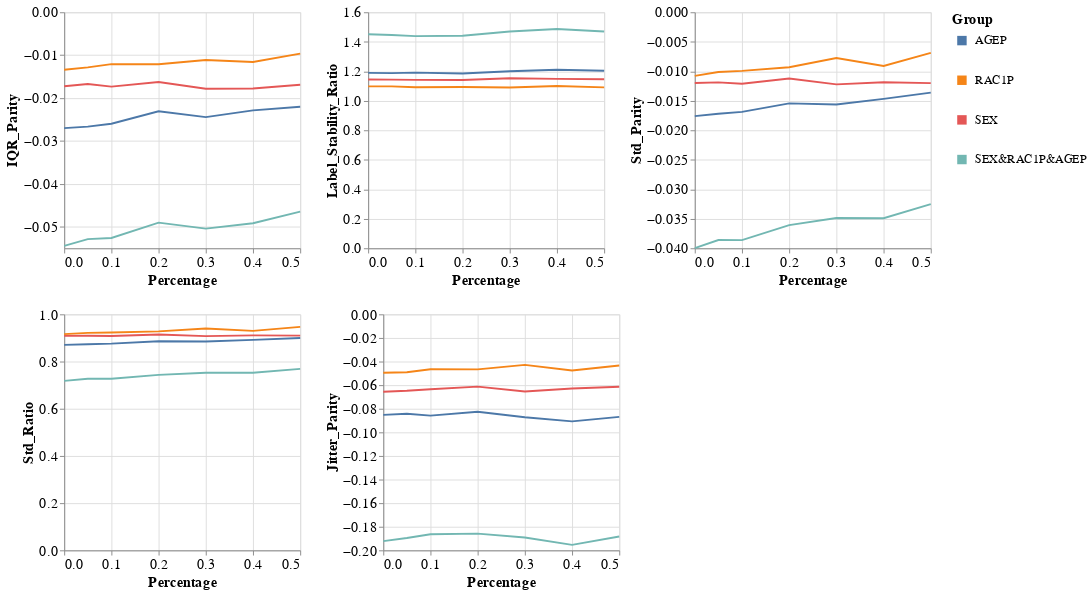

The cell this chart's notebook holds for it:
### Markdown cell above
### Group metrics per dataset and model

### Code cell
visualizer.create_groups_grid_pct_lines_plot(model_name=MODEL_NAMES[0],
                                             target_preprocessing_technique=PREPROCESSING_TECHNIQUES[0],
                                             group_metrics_type='variance')

### Figure 1 — Vega-Lite specification as saved in the notebook (floating-point values rounded to 4 significant figures)
{"config": {"view": {"continuousWidth": 400, "continuousHeight": 300}, "axis": {"labelFontSize": 15, "titleFontSize": 15}, "legend": {"labelFontSize": 13, "symbolStrokeWidth": 10, "titleFontSize": 15}}, "vconcat": [{"hconcat": [{"mark": "line", "encoding": {"color": {"field": "Group", "type": "nominal"}, "x": {"field": "Percentage", "type": "quantitative"}, "y": {"field": "Metric_Value", "title": "IQR_Parity", "type": "quantitative"}}, "height": 250, "width": 250}, {"data": {"name": "data-5f80472a85f1c17c324bfac05f5225c0"}, "mark": "line", "encoding": {"color": {"field": "Group", "type": "nominal"}, "x": {"field": "Percentage", "type": "quantitative"}, "y": {"field": "Metric_Value", "title": "Label_Stability_Ratio", "type": "quantitative"}}, "height": 250, "width": 250}, {"data": {"name": "data-e12b48dcb9a9d1392e93cdcbe16c547d"}, "mark": "line", "encoding": {"color": {"field": "Group", "type": "nominal"}, "x": {"field": "Percentage", "type": "quantitative"}, "y": {"field": "Metric_Value", "title": "Std_Parity", "type": "quantitative"}}, "height": 250, "width": 250}]}, {"hconcat": [{"mark": "line", "encoding": {"color": {"field": "Group", "type": "nominal"}, "x": {"field": "Percentage", "type": "quantitative"}, "y": {"field": "Metric_Value", "title": "Std_Ratio", "type": "quantitative"}}, "height": 250, "width": 250}, {"data": {"name": "data-8a93b1fd84e000aa2078ba47ba1428ad"}, "mark": "line", "encoding": {"color": {"field": "Group", "type": "nominal"}, "x": {"field": "Percentage", "type": "quantitative"}, "y": {"field": "Metric_Value", "title": "Jitter_Parity", "type": "quantitative"}}, "height": 250, "width": 250}], "data": {"name": "data-dfaf8bbb63ee0fa67d192d72b0f155bb"}}], "data": {"name": "data-dba6321754f36f4e0b1209d1f598dfcb"}, "$schema": "https://vega.github.io/schema/vega-lite/v4.17.0.json", "datasets": {"data-dba6321754f36f4e0b1209d1f598dfcb": [{"Model_Name": "DecisionTreeClassifier", "Metric": "IQR_Parity", "Group": "AGEP", "Metric_Value": -0.02701, "Percentage": 0.0}, {"Model_Name": "DecisionTreeClassifier", "Metric": "IQR_Parity", "Group": "RAC1P", "Metric_Value": -0.01339, "Percentage": 0.0}, {"Model_Name": "DecisionTreeClassifier", "Metric": "IQR_Parity", "Group": "SEX", "Metric_Value": -0.01724, "Percentage": 0.0}, {"Model_Name": "DecisionTreeClassifier", "Metric": "IQR_Parity", "Group": "SEX&RAC1P&AGEP", "Metric_Value": -0.05444, "Percentage": 0.0}, {"Model_Name": "DecisionTreeClassifier", "Metric": "IQR_Parity", "Group": "AGEP", "Metric_Value": -0.02666, "Percentage": 0.05}, {"Model_Name": "DecisionTreeClassifier", "Metric": "IQR_Parity", "Group": "RAC1P", "Metric_Value": -0.01283, "Percentage": 0.05}, {"Model_Name": "DecisionTreeClassifier", "Metric": "IQR_Parity", "Group": "SEX", "Metric_Value": -0.01673, "Percentage": 0.05}, {"Model_Name": "DecisionTreeClassifier", "Metric": "IQR_Parity", "Group": "SEX&RAC1P&AGEP", "Metric_Value": -0.05286, "Percentage": 0.05}, {"Model_Name": "DecisionTreeClassifier", "Metric": "IQR_Parity", "Group": "AGEP", "Metric_Value": -0.02598, "Percentage": 0.1}, {"Model_Name": "DecisionTreeClassifier", "Metric": "IQR_Parity", "Group": "RAC1P", "Metric_Value": -0.0121, "Percentage": 0.1}, {"Model_Name": "DecisionTreeClassifier", "Metric": "IQR_Parity", "Group": "SEX", "Metric_Value": -0.01734, "Percentage": 0.1}, {"Model_Name": "DecisionTreeClassifier", "Metric": "IQR_Parity", "Group": "SEX&RAC1P&AGEP", "Metric_Value": -0.05261, "Percentage": 0.1}, {"Model_Name": "DecisionTreeClassifier", "Metric": "IQR_Parity", "Group": "AGEP", "Metric_Value": -0.02307, "Percentage": 0.2}, {"Model_Name": "DecisionTreeClassifier", "Metric": "IQR_Parity", "Group": "RAC1P", "Metric_Value": -0.01211, "Percentage": 0.2}, {"Model_Name": "DecisionTreeClassifier", "Metric": "IQR_Parity", "Group": "SEX", "Metric_Value": -0.01625, "Percentage": 0.2}, {"Model_Name": "DecisionTreeClassifier", "Metric": "IQR_Parity", "Group": "SEX&RAC1P&AGEP", "Metric_Value": -0.04903, "Percentage": 0.2}, {"Model_Name": "DecisionTreeClassifier", "Metric": "IQR_Parity", "Group": "AGEP", "Metric_Value": -0.02443, "Percentage": 0.3}, {"Model_Name": "DecisionTreeClassifier", "Metric": "IQR_Parity", "Group": "RAC1P", "Metric_Value": -0.01111, "Percentage": 0.3}, {"Model_Name": "DecisionTreeClassifier", "Metric": "IQR_Parity", "Group": "SEX", "Metric_Value": -0.01781, "Percentage": 0.3}, {"Model_Name": "DecisionTreeClassifier", "Metric": "IQR_Parity", "Group": "SEX&RAC1P&AGEP", "Metric_Value": -0.05043, "Percentage": 0.3}, {"Model_Name": "DecisionTreeClassifier", "Metric": "IQR_Parity", "Group": "AGEP", "Metric_Value": -0.02287, "Percentage": 0.4}, {"Model_Name": "DecisionTreeClassifier", "Metric": "IQR_Parity", "Group": "RAC1P", "Metric_Value": -0.01159, "Percentage": 0.4}, {"Model_Name": "DecisionTreeClassifier", "Metric": "IQR_Parity", "Group": "SEX", "Metric_Value": -0.01776, "Percentage": 0.4}, {"Model_Name": "DecisionTreeClassifier", "Metric": "IQR_Parity", "Group": "SEX&RAC1P&AGEP", "Metric_Value": -0.04916, "Percentage": 0.4}, {"Model_Name": "DecisionTreeClassifier", "Metric": "IQR_Parity", "Group": "AGEP", "Metric_Value": -0.02203, "Percentage": 0.5}, {"Model_Name": "DecisionTreeClassifier", "Metric": "IQR_Parity", "Group": "RAC1P", "Metric_Value": -0.009631, "Percentage": 0.5}, {"Model_Name": "DecisionTreeClassifier", "Metric": "IQR_Parity", "Group": "SEX", "Metric_Value": -0.0169, "Percentage": 0.5}, {"Model_Name": "DecisionTreeClassifier", "Metric": "IQR_Parity", "Group": "SEX&RAC1P&AGEP", "Metric_Value": -0.04648, "Percentage": 0.5}], "data-5f80472a85f1c17c324bfac05f5225c0": [{"Model_Name": "DecisionTreeClassifier", "Metric": "Label_Stability_Ratio", "Group": "AGEP", "Metric_Value": 1.189, "Percentage": 0.0}, {"Model_Name": "DecisionTreeClassifier", "Metric": "Label_Stability_Ratio", "Group": "RAC1P", "Metric_Value": 1.098, "Percentage": 0.0}, {"Model_Name": "DecisionTreeClassifier", "Metric": "Label_Stability_Ratio", "Group": "SEX", "Metric_Value": 1.144, "Percentage": 0.0}, {"Model_Name": "DecisionTreeClassifier", "Metric": "Label_Stability_Ratio", "Group": "SEX&RAC1P&AGEP", "Metric_Value": 1.451, "Percentage": 0.0}, {"Model_Name": "DecisionTreeClassifier", "Metric": "Label_Stability_Ratio", "Group": "AGEP", "Metric_Value": 1.187, "Percentage": 0.05}, {"Model_Name": "DecisionTreeClassifier", "Metric": "Label_Stability_Ratio", "Group": "RAC1P", "Metric_Value": 1.098, "Percentage": 0.05}, {"Model_Name": "DecisionTreeClassifier", "Metric": "Label_Stability_Ratio", "Group": "SEX", "Metric_Value": 1.143, "Percentage": 0.05}, {"Model_Name": "DecisionTreeClassifier", "Metric": "Label_Stability_Ratio", "Group": "SEX&RAC1P&AGEP", "Metric_Value": 1.446, "Percentage": 0.05}, {"Model_Name": "DecisionTreeClassifier", "Metric": "Label_Stability_Ratio", "Group": "AGEP", "Metric_Value": 1.191, "Percentage": 0.1}, {"Model_Name": "DecisionTreeClassifier", "Metric": "Label_Stability_Ratio", "Group": "RAC1P", "Metric_Value": 1.092, "Percentage": 0.1}, {"Model_Name": "DecisionTreeClassifier", "Metric": "Label_Stability_Ratio", "Group": "SEX", "Metric_Value": 1.142, "Percentage": 0.1}, {"Model_Name": "DecisionTreeClassifier", "Metric": "Label_Stability_Ratio", "Group": "SEX&RAC1P&AGEP", "Metric_Value": 1.438, "Percentage": 0.1}, {"Model_Name": "DecisionTreeClassifier", "Metric": "Label_Stability_Ratio", "Group": "AGEP", "Metric_Value": 1.185, "Percentage": 0.2}, {"Model_Name": "DecisionTreeClassifier", "Metric": "Label_Stability_Ratio", "Group": "RAC1P", "Metric_Value": 1.094, "Percentage": 0.2}, {"Model_Name": "DecisionTreeClassifier", "Metric": "Label_Stability_Ratio", "Group": "SEX", "Metric_Value": 1.14, "Percentage": 0.2}, {"Model_Name": "DecisionTreeClassifier", "Metric": "Label_Stability_Ratio", "Group": "SEX&RAC1P&AGEP", "Metric_Value": 1.441, "Percentage": 0.2}, {"Model_Name": "DecisionTreeClassifier", "Metric": "Label_Stability_Ratio", "Group": "AGEP", "Metric_Value": 1.2, "Percentage": 0.3}, {"Model_Name": "DecisionTreeClassifier", "Metric": "Label_Stability_Ratio", "Group": "RAC1P", "Metric_Value": 1.09, "Percentage": 0.3}, {"Model_Name": "DecisionTreeClassifier", "Metric": "Label_Stability_Ratio", "Group": "SEX", "Metric_Value": 1.152, "Percentage": 0.3}, {"Model_Name": "DecisionTreeClassifier", "Metric": "Label_Stability_Ratio", "Group": "SEX&RAC1P&AGEP", "Metric_Value": 1.47, "Percentage": 0.3}, {"Model_Name": "DecisionTreeClassifier", "Metric": "Label_Stability_Ratio", "Group": "AGEP", "Metric_Value": 1.211, "Percentage": 0.4}, {"Model_Name": "DecisionTreeClassifier", "Metric": "Label_Stability_Ratio", "Group": "RAC1P", "Metric_Value": 1.1, "Percentage": 0.4}, {"Model_Name": "DecisionTreeClassifier", "Metric": "Label_Stability_Ratio", "Group": "SEX", "Metric_Value": 1.149, "Percentage": 0.4}, {"Model_Name": "DecisionTreeClassifier", "Metric": "Label_Stability_Ratio", "Group": "SEX&RAC1P&AGEP", "Metric_Value": 1.487, "Percentage": 0.4}, {"Model_Name": "DecisionTreeClassifier", "Metric": "Label_Stability_Ratio", "Group": "AGEP", "Metric_Value": 1.204, "Percentage": 0.5}, {"Model_Name": "DecisionTreeClassifier", "Metric": "Label_Stability_Ratio", "Group": "RAC1P", "Metric_Value": 1.091, "Percentage": 0.5}, {"Model_Name": "DecisionTreeClassifier", "Metric": "Label_Stability_Ratio", "Group": "SEX", "Metric_Value": 1.146, "Percentage": 0.5}, {"Model_Name": "DecisionTreeClassifier", "Metric": "Label_Stability_Ratio", "Group": "SEX&RAC1P&AGEP", "Metric_Value": 1.469, "Percentage": 0.5}], "data-e12b48dcb9a9d1392e93cdcbe16c547d": [{"Model_Name": "DecisionTreeClassifier", "Metric": "Std_Parity", "Group": "AGEP", "Metric_Value": -0.01759, "Percentage": 0.0}, {"Model_Name": "DecisionTreeClassifier", "Metric": "Std_Parity", "Group": "RAC1P", "Metric_Value": -0.01079, "Percentage": 0.0}, {"Model_Name": "DecisionTreeClassifier", "Metric": "Std_Parity", "Group": "SEX", "Metric_Value": -0.01198, "Percentage": 0.0}, {"Model_Name": "DecisionTreeClassifier", "Metric": "Std_Parity", "Group": "SEX&RAC1P&AGEP", "Metric_Value": -0.03998, "Percentage": 0.0}, {"Model_Name": "DecisionTreeClassifier", "Metric": "Std_Parity", "Group": "AGEP", "Metric_Value": -0.0172, "Percentage": 0.05}, {"Model_Name": "DecisionTreeClassifier", "Metric": "Std_Parity", "Group": "RAC1P", "Metric_Value": -0.01012, "Percentage": 0.05}, {"Model_Name": "DecisionTreeClassifier", "Metric": "Std_Parity", "Group": "SEX", "Metric_Value": -0.01188, "Percentage": 0.05}, {"Model_Name": "DecisionTreeClassifier", "Metric": "Std_Parity", "Group": "SEX&RAC1P&AGEP", "Metric_Value": -0.0386, "Percentage": 0.05}, {"Model_Name": "DecisionTreeClassifier", "Metric": "Std_Parity", "Group": "AGEP", "Metric_Value": -0.01687, "Percentage": 0.1}, {"Model_Name": "DecisionTreeClassifier", "Metric": "Std_Parity", "Group": "RAC1P", "Metric_Value": -0.009929, "Percentage": 0.1}, {"Model_Name": "DecisionTreeClassifier", "Metric": "Std_Parity", "Group": "SEX", "Metric_Value": -0.01212, "Percentage": 0.1}, {"Model_Name": "DecisionTreeClassifier", "Metric": "Std_Parity", "Group": "SEX&RAC1P&AGEP", "Metric_Value": -0.03862, "Percentage": 0.1}, {"Model_Name": "DecisionTreeClassifier", "Metric": "Std_Parity", "Group": "AGEP", "Metric_Value": -0.01545, "Percentage": 0.2}, {"Model_Name": "DecisionTreeClassifier", "Metric": "Std_Parity", "Group": "RAC1P", "Metric_Value": -0.009326, "Percentage": 0.2}, {"Model_Name": "DecisionTreeClassifier", "Metric": "Std_Parity", "Group": "SEX", "Metric_Value": -0.01123, "Percentage": 0.2}, {"Model_Name": "DecisionTreeClassifier", "Metric": "Std_Parity", "Group": "SEX&RAC1P&AGEP", "Metric_Value": -0.03606, "Percentage": 0.2}, {"Model_Name": "DecisionTreeClassifier", "Metric": "Std_Parity", "Group": "AGEP", "Metric_Value": -0.01562, "Percentage": 0.3}, {"Model_Name": "DecisionTreeClassifier", "Metric": "Std_Parity", "Group": "RAC1P", "Metric_Value": -0.007756, "Percentage": 0.3}, {"Model_Name": "DecisionTreeClassifier", "Metric": "Std_Parity", "Group": "SEX", "Metric_Value": -0.01222, "Percentage": 0.3}, {"Model_Name": "DecisionTreeClassifier", "Metric": "Std_Parity", "Group": "SEX&RAC1P&AGEP", "Metric_Value": -0.03488, "Percentage": 0.3}, {"Model_Name": "DecisionTreeClassifier", "Metric": "Std_Parity", "Group": "AGEP", "Metric_Value": -0.01467, "Percentage": 0.4}, {"Model_Name": "DecisionTreeClassifier", "Metric": "Std_Parity", "Group": "RAC1P", "Metric_Value": -0.009111, "Percentage": 0.4}, {"Model_Name": "DecisionTreeClassifier", "Metric": "Std_Parity", "Group": "SEX", "Metric_Value": -0.01187, "Percentage": 0.4}, {"Model_Name": "DecisionTreeClassifier", "Metric": "Std_Parity", "Group": "SEX&RAC1P&AGEP", "Metric_Value": -0.03491, "Percentage": 0.4}, {"Model_Name": "DecisionTreeClassifier", "Metric": "Std_Parity", "Group": "AGEP", "Metric_Value": -0.01362, "Percentage": 0.5}, {"Model_Name": "DecisionTreeClassifier", "Metric": "Std_Parity", "Group": "RAC1P", "Metric_Value": -0.006874, "Percentage": 0.5}, {"Model_Name": "DecisionTreeClassifier", "Metric": "Std_Parity", "Group": "SEX", "Metric_Value": -0.01201, "Percentage": 0.5}, {"Model_Name": "DecisionTreeClassifier", "Metric": "Std_Parity", "Group": "SEX&RAC1P&AGEP", "Metric_Value": -0.0325, "Percentage": 0.5}], "data-dfaf8bbb63ee0fa67d192d72b0f155bb": [{"Model_Name": "DecisionTreeClassifier", "Metric": "Std_Ratio", "Group": "AGEP", "Metric_Value": 0.8706, "Percentage": 0.0}, {"Model_Name": "DecisionTreeClassifier", "Metric": "Std_Ratio", "Group": "RAC1P", "Metric_Value": 0.9164, "Percentage": 0.0}, {"Model_Name": "DecisionTreeClassifier", "Metric": "Std_Ratio", "Group": "SEX", "Metric_Value": 0.9087, "Percentage": 0.0}, {"Model_Name": "DecisionTreeClassifier", "Metric": "Std_Ratio", "Group": "SEX&RAC1P&AGEP", "Metric_Value": 0.7182, "Percentage": 0.0}, {"Model_Name": "DecisionTreeClassifier", "Metric": "Std_Ratio", "Group": "AGEP", "Metric_Value": 0.8734, "Percentage": 0.05}, {"Model_Name": "DecisionTreeClassifier", "Metric": "Std_Ratio", "Group": "RAC1P", "Metric_Value": 0.9215, "Percentage": 0.05}, {"Model_Name": "DecisionTreeClassifier", "Metric": "Std_Ratio", "Group": "SEX", "Metric_Value": 0.9096, "Percentage": 0.05}, {"Model_Name": "DecisionTreeClassifier", "Metric": "Std_Ratio", "Group": "SEX&RAC1P&AGEP", "Metric_Value": 0.7273, "Percentage": 0.05}, {"Model_Name": "DecisionTreeClassifier", "Metric": "Std_Ratio", "Group": "AGEP", "Metric_Value": 0.8758, "Percentage": 0.1}, {"Model_Name": "DecisionTreeClassifier", "Metric": "Std_Ratio", "Group": "RAC1P", "Metric_Value": 0.9231, "Percentage": 0.1}, {"Model_Name": "DecisionTreeClassifier", "Metric": "Std_Ratio", "Group": "SEX", "Metric_Value": 0.9081, "Percentage": 0.1}, {"Model_Name": "DecisionTreeClassifier", "Metric": "Std_Ratio", "Group": "SEX&RAC1P&AGEP", "Metric_Value": 0.7269, "Percentage": 0.1}, {"Model_Name": "DecisionTreeClassifier", "Metric": "Std_Ratio", "Group": "AGEP", "Metric_Value": 0.886, "Percentage": 0.2}, {"Model_Name": "DecisionTreeClassifier", "Metric": "Std_Ratio", "Group": "RAC1P", "Metric_Value": 0.9279, "Percentage": 0.2}, {"Model_Name": "DecisionTreeClassifier", "Metric": "Std_Ratio", "Group": "SEX", "Metric_Value": 0.9148, "Percentage": 0.2}, {"Model_Name": "DecisionTreeClassifier", "Metric": "Std_Ratio", "Group": "SEX&RAC1P&AGEP", "Metric_Value": 0.7436, "Percentage": 0.2}, {"Model_Name": "DecisionTreeClassifier", "Metric": "Std_Ratio", "Group": "AGEP", "Metric_Value": 0.8849, "Percentage": 0.3}, {"Model_Name": "DecisionTreeClassifier", "Metric": "Std_Ratio", "Group": "RAC1P", "Metric_Value": 0.9399, "Percentage": 0.3}, {"Model_Name": "DecisionTreeClassifier", "Metric": "Std_Ratio", "Group": "SEX", "Metric_Value": 0.9077, "Percentage": 0.3}, {"Model_Name": "DecisionTreeClassifier", "Metric": "Std_Ratio", "Group": "SEX&RAC1P&AGEP", "Metric_Value": 0.7528, "Percentage": 0.3}, {"Model_Name": "DecisionTreeClassifier", "Metric": "Std_Ratio", "Group": "AGEP", "Metric_Value": 0.892, "Percentage": 0.4}, {"Model_Name": "DecisionTreeClassifier", "Metric": "Std_Ratio", "Group": "RAC1P", "Metric_Value": 0.93, "Percentage": 0.4}, {"Model_Name": "DecisionTreeClassifier", "Metric": "Std_Ratio", "Group": "SEX", "Metric_Value": 0.9107, "Percentage": 0.4}, {"Model_Name": "DecisionTreeClassifier", "Metric": "Std_Ratio", "Group": "SEX&RAC1P&AGEP", "Metric_Value": 0.7528, "Percentage": 0.4}, {"Model_Name": "DecisionTreeClassifier", "Metric": "Std_Ratio", "Group": "AGEP", "Metric_Value": 0.8997, "Percentage": 0.5}, {"Model_Name": "DecisionTreeClassifier", "Metric": "Std_Ratio", "Group": "RAC1P", "Metric_Value": 0.9471, "Percentage": 0.5}, {"Model_Name": "DecisionTreeClassifier", "Metric": "Std_Ratio", "Group": "SEX", "Metric_Value": 0.9101, "Percentage": 0.5}, {"Model_Name": "DecisionTreeClassifier", "Metric": "Std_Ratio", "Group": "SEX&RAC1P&AGEP", "Metric_Value": 0.7691, "Percentage": 0.5}], "data-8a93b1fd84e000aa2078ba47ba1428ad": [{"Model_Name": "DecisionTreeClassifier", "Metric": "Jitter_Parity", "Group": "AGEP", "Metric_Value": -0.08518, "Percentage": 0.0}, {"Model_Name": "DecisionTreeClassifier", "Metric": "Jitter_Parity", "Group": "RAC1P", "Metric_Value": -0.04951, "Percentage": 0.0}, {"Model_Name": "DecisionTreeClassifier", "Metric": "Jitter_Parity", "Group": "SEX", "Metric_Value": -0.06555, "Percentage": 0.0}, {"Model_Name": "DecisionTreeClassifier", "Metric": "Jitter_Parity", "Group": "SEX&RAC1P&AGEP", "Metric_Value": -0.1922, "Percentage": 0.0}, {"Model_Name": "DecisionTreeClassifier", "Metric": "Jitter_Parity", "Group": "AGEP", "Metric_Value": -0.08427, "Percentage": 0.05}, {"Model_Name": "DecisionTreeClassifier", "Metric": "Jitter_Parity", "Group": "RAC1P", "Metric_Value": -0.04902, "Percentage": 0.05}, {"Model_Name": "DecisionTreeClassifier", "Metric": "Jitter_Parity", "Group": "SEX", "Metric_Value": -0.06479, "Percentage": 0.05}, {"Model_Name": "DecisionTreeClassifier", "Metric": "Jitter_Parity", "Group": "SEX&RAC1P&AGEP", "Metric_Value": -0.1895, "Percentage": 0.05}, {"Model_Name": "DecisionTreeClassifier", "Metric": "Jitter_Parity", "Group": "AGEP", "Metric_Value": -0.08581, "Percentage": 0.1}, {"Model_Name": "DecisionTreeClassifier", "Metric": "Jitter_Parity", "Group": "RAC1P", "Metric_Value": -0.04653, "Percentage": 0.1}, {"Model_Name": "DecisionTreeClassifier", "Metric": "Jitter_Parity", "Group": "SEX", "Metric_Value": -0.06348, "Percentage": 0.1}, {"Model_Name": "DecisionTreeClassifier", "Metric": "Jitter_Parity", "Group": "SEX&RAC1P&AGEP", "Metric_Value": -0.1864, "Percentage": 0.1}, {"Model_Name": "DecisionTreeClassifier", "Metric": "Jitter_Parity", "Group": "AGEP", "Metric_Value": -0.0826, "Percentage": 0.2}, {"Model_Name": "DecisionTreeClassifier", "Metric": "Jitter_Parity", "Group": "RAC1P", "Metric_Value": -0.0466, "Percentage": 0.2}, {"Model_Name": "DecisionTreeClassifier", "Metric": "Jitter_Parity", "Group": "SEX", "Metric_Value": -0.06123, "Percentage": 0.2}, {"Model_Name": "DecisionTreeClassifier", "Metric": "Jitter_Parity", "Group": "SEX&RAC1P&AGEP", "Metric_Value": -0.1858, "Percentage": 0.2}, {"Model_Name": "DecisionTreeClassifier", "Metric": "Jitter_Parity", "Group": "AGEP", "Metric_Value": -0.08718, "Percentage": 0.3}, {"Model_Name": "DecisionTreeClassifier", "Metric": "Jitter_Parity", "Group": "RAC1P", "Metric_Value": -0.04284, "Percentage": 0.3}, {"Model_Name": "DecisionTreeClassifier", "Metric": "Jitter_Parity", "Group": "SEX", "Metric_Value": -0.06532, "Percentage": 0.3}, {"Model_Name": "DecisionTreeClassifier", "Metric": "Jitter_Parity", "Group": "SEX&RAC1P&AGEP", "Metric_Value": -0.1891, "Percentage": 0.3}, {"Model_Name": "DecisionTreeClassifier", "Metric": "Jitter_Parity", "Group": "AGEP", "Metric_Value": -0.09069, "Percentage": 0.4}, {"Model_Name": "DecisionTreeClassifier", "Metric": "Jitter_Parity", "Group": "RAC1P", "Metric_Value": -0.04758, "Percentage": 0.4}, {"Model_Name": "DecisionTreeClassifier", "Metric": "Jitter_Parity", "Group": "SEX", "Metric_Value": -0.06284, "Percentage": 0.4}, {"Model_Name": "DecisionTreeClassifier", "Metric": "Jitter_Parity", "Group": "SEX&RAC1P&AGEP", "Metric_Value": -0.1954, "Percentage": 0.4}, {"Model_Name": "DecisionTreeClassifier", "Metric": "Jitter_Parity", "Group": "AGEP", "Metric_Value": -0.08692, "Percentage": 0.5}, {"Model_Name": "DecisionTreeClassifier", "Metric": "Jitter_Parity", "Group": "RAC1P", "Metric_Value": -0.0434, "Percentage": 0.5}, {"Model_Name": "DecisionTreeClassifier", "Metric": "Jitter_Parity", "Group": "SEX", "Metric_Value": -0.0614, "Percentage": 0.5}, {"Model_Name": "DecisionTreeClassifier", "Metric": "Jitter_Parity", "Group": "SEX&RAC1P&AGEP", "Metric_Value": -0.1882, "Percentage": 0.5}]}}
